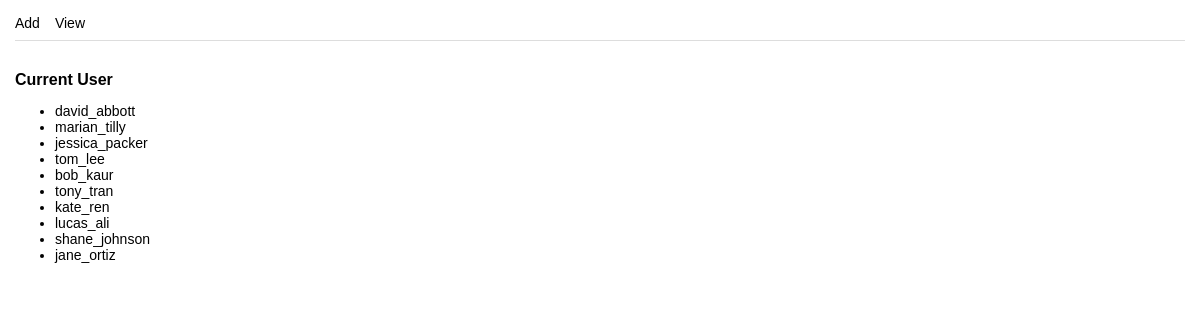
Page /view.php on the earlier database version.
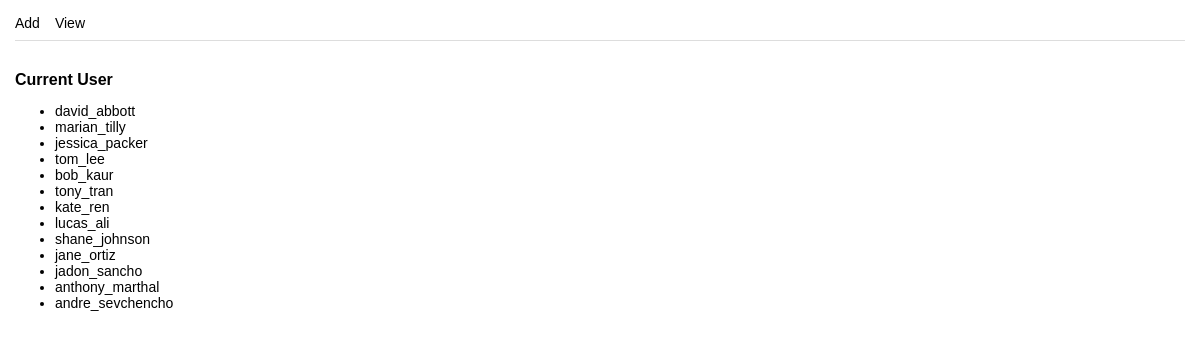
Same page on the later database version.
### tables this page shows
CREATE TABLE User(
    id int NOT NULL AUTO_INCREMENT PRIMARY KEY,
    username varchar(100),
    password varchar(100),
    role varchar(100),
    active boolean NOT NULL DEFAULT 1
) AUTO_INCREMENT = 1;

### view.php (the view, shortened to what this page needs)
<!DOCTYPE html>
<html lang="en">
<head>
    <link rel="stylesheet" href="styles/style.css"/>
</head>
<body>
    <div class=wrapper>
        <div class = container>
            <?php require_once "inc/menu.inc.php"; ?>
        </div>
        <div class=container id="userlist">
            <h1>Current User</h1>
            <?php
            require_once "inc/dbconn.inc.php";
            $sql= $sql = "SELECT username FROM User WHERE active=1";
            if($result=mysqli_query($conn,$sql)){
                if (mysqli_num_rows($result)>0){
                    echo "<ul>";
                    while($row=mysqli_fetch_assoc($result)){
                        echo "<li class=currentuser>".$row["username"]."</li>";
                    };
                    echo "</ul>";
                };
            };
            ?>
        </div>
    </div>
</body>
</html>

Differences in the rows shown:
added user: username "jadon_sancho"
added user: username "anthony_marthal"
added user: username "andre_sevchencho"
